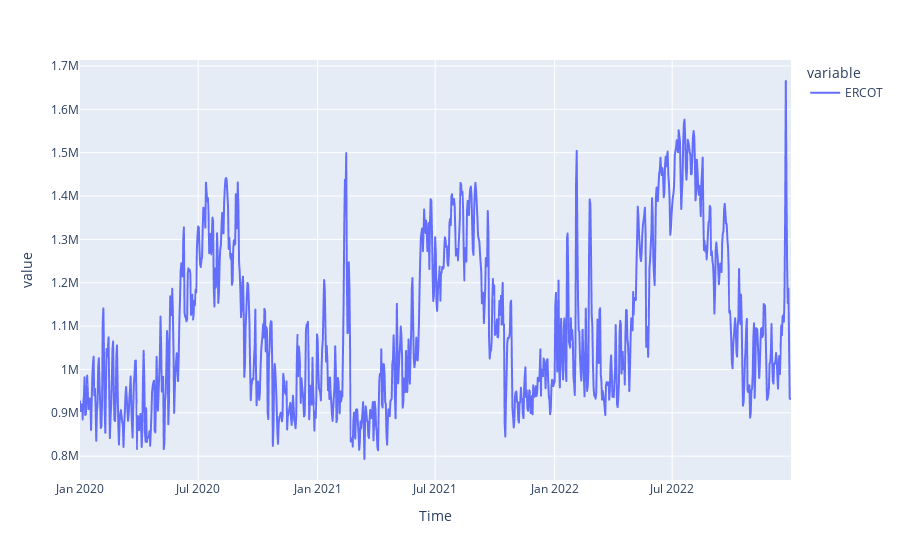

This figure's notebook cell:
### Code cell
px.line(power_df.loc['2020':'2022'])

### Figure 1 — Plotly figure (JSON) as saved in the notebook; plotly's stock layout.template omitted (floating-point values rounded to 4 significant figures; data arrays with more than 128 entries replaced by an {"elided": "..."} marker saying what was removed)
{"data": [{"hovertemplate": "variable=ERCOT<br>Time=%{x}<br>value=%{y}<extra></extra>", "legendgroup": "ERCOT", "line": {"color": "#636efa", "dash": "solid"}, "marker": {"symbol": "circle"}, "mode": "lines", "name": "ERCOT", "showlegend": true, "type": "scattergl", "x": {"elided": "1096 str values"}, "xaxis": "x", "y": {"elided": "1096 float values"}, "yaxis": "y"}], "layout": {"legend": {"title": {"text": "variable"}, "tracegroupgap": 0}, "margin": {"t": 60}, "xaxis": {"anchor": "y", "domain": [0, 1], "title": {"text": "Time"}}, "yaxis": {"anchor": "x", "domain": [0, 1], "title": {"text": "value"}}}}
